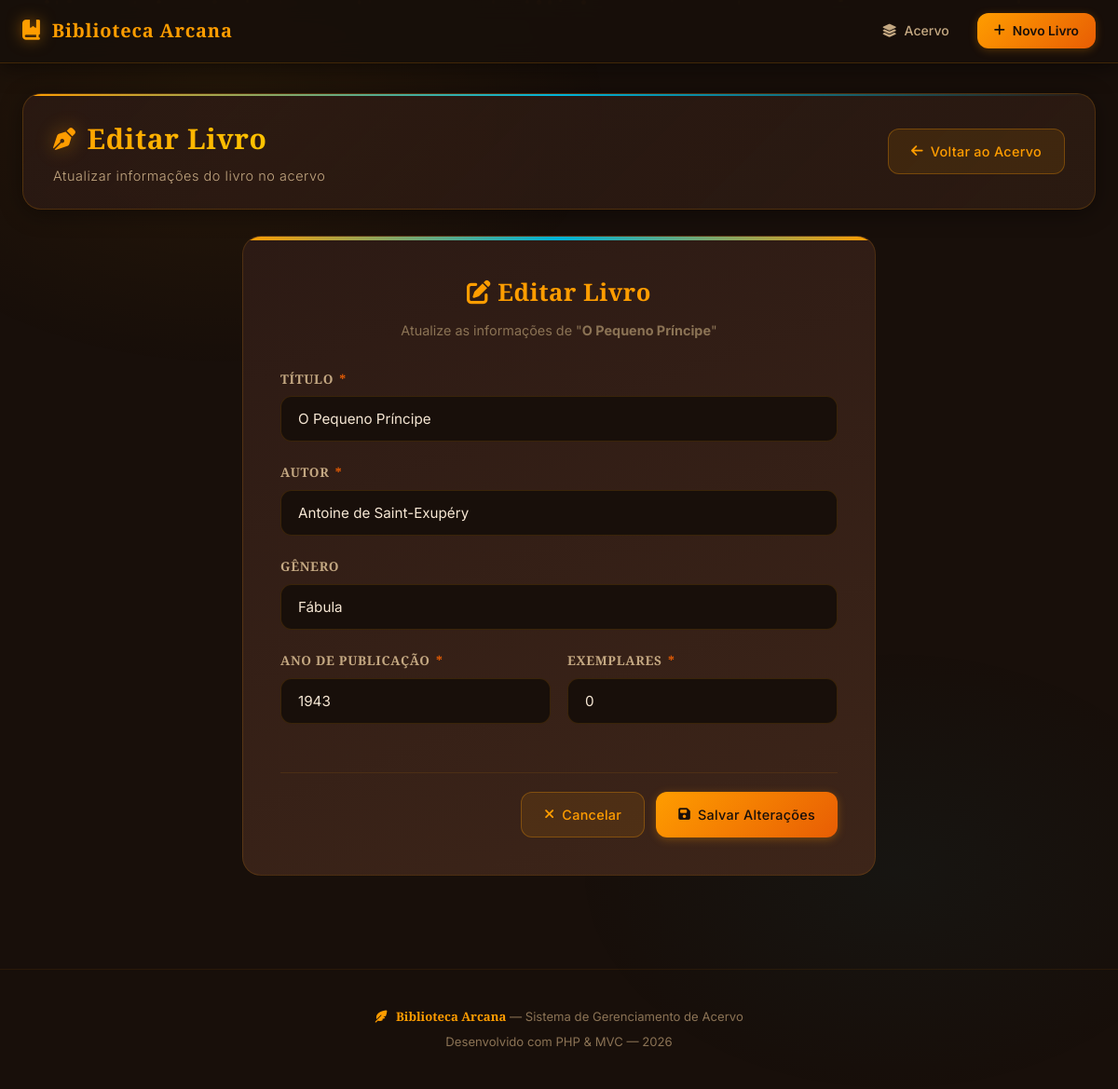
Screenshot of /index.php?acao=editar&id=2 with the database file from the repository.
### tables this page shows
CREATE TABLE `livros` (
  `id` int(11) NOT NULL,
  `titulo` varchar(255) NOT NULL,
  `autor` varchar(255) NOT NULL,
  `genero` varchar(100) NOT NULL DEFAULT '',
  `ano` int(11) NOT NULL,
  `quantidade` int(11) NOT NULL DEFAULT 0,
  `criado_em` timestamp NOT NULL DEFAULT current_timestamp(),
  `atualizado_em` timestamp NOT NULL DEFAULT current_timestamp() ON UPDATE current_timestamp()
);

### controllers/LivroController.php (called while the page is built, shortened)
<?php
require_once __DIR__ . '/../models/Livro.php';
class LivroController
{
    public function editar(): void
    {
        $id = (int) ($_GET['id'] ?? 0);
        $livro = Livro::buscarPorId($id);
        $dados = $_SESSION['dados'] ?? $livro;
        require __DIR__ . '/../views/livro/editar.php';
    }
}

### index.php (called while the page is built, shortened)
<?php
require_once __DIR__ . '/controllers/LivroController.php';
$controller = new LivroController();
$acao = $_GET['acao'] ?? 'index';
match ($acao) {
    'criar' => $controller->criar(),
    'salvar' => $controller->salvar(),
    'editar' => $controller->editar(),
    'atualizar' => $controller->atualizar(),
    'excluir' => $controller->excluir(),
    default => $controller->index(),
};

### models/Livro.php (called while the page is built, shortened)
<?php
class Livro
{
    public static function buscarPorId(int $id): array|false
    {
        $pdo = getConnection();
        $stmt = $pdo->prepare("SELECT * FROM livros WHERE id = :id LIMIT 1");
        $stmt->execute([':id' => $id]);
        return $stmt->fetch();
    }
}

### views/livro/editar.php (the view, shortened to what this page needs)
<?php
require __DIR__ . '/../layout/header.php';
?>
<div class="container">
    <header class="page-header">
        <div class="page-header__left">
            <h1 class="page-header__title">
                <i class="fa-solid fa-pen-nib"></i> Editar Livro
            </h1>
            <p class="page-header__subtitle">Atualizar informações do livro no acervo</p>
        </div>
        <div class="page-header__right">
            <a href="index.php" class="btn btn--secondary">
                <i class="fa-solid fa-arrow-left"></i> Voltar ao Acervo
            </a>
        </div>
    </header>
    <div class="form-page">
        <div class="form-card">
            <h2 class="form-card__title"><i class="fa-solid fa-pen-to-square"></i> Editar Livro</h2>
            <p class="form-card__subtitle">Atualize as informações de
                "<strong><?= htmlspecialchars($livro['titulo']) ?></strong>"</p>
            <form action="index.php?acao=atualizar" method="POST">
                <div class="form-group">
                    <label for="titulo">Título <span class="required">*</span></label>
                    <input type="text" id="titulo" name="titulo" class="form-control" placeholder="Ex: Dom Casmurro"
                        value="<?= htmlspecialchars($dados['titulo'] ?? '') ?>" required>
                </div>
                <div class="form-group">
                    <label for="autor">Autor <span class="required">*</span></label>
                    <input type="text" id="autor" name="autor" class="form-control" placeholder="Ex: Machado de Assis"
                        value="<?= htmlspecialchars($dados['autor'] ?? '') ?>" required>
                </div>
                <div class="form-group">
                    <label for="genero">Gênero</label>
                    <input type="text" id="genero" name="genero" class="form-control"
                        placeholder="Ex: Romance, Ficção Científica, Poesia…"
                        value="<?= htmlspecialchars($dados['genero'] ?? '') ?>">
                </div>
                <div class="form-row">
                    <div class="form-group">
                        <label for="ano">Ano de Publicação <span class="required">*</span></label>
                        <input type="number" id="ano" name="ano" class="form-control" placeholder="Ex: 1899" min="0"
                            max="<?= date('Y') ?>" value="<?= htmlspecialchars($dados['ano'] ?? '') ?>" required>
                    </div>
                    <div class="form-group">
                        <label for="quantidade">Exemplares <span class="required">*</span></label>
                        <input type="number" id="quantidade" name="quantidade" class="form-control" placeholder="Ex: 3"
                            min="0" value="<?= htmlspecialchars($dados['quantidade'] ?? '') ?>" required>
                    </div>
                </div>
                <div class="form-actions">
                    <a href="index.php" class="btn btn--secondary"><i class="fa-solid fa-xmark"></i> Cancelar</a>
                    <button type="submit" class="btn btn--primary"><i class="fa-solid fa-floppy-disk"></i> Salvar
                        Alterações</button>
                </div>
            </form>
        </div>
    </div>
</div>
<?php require __DIR__ . '/../layout/footer.php'; ?>

### rows the page displays
livros: titulo "O Pequeno Príncipe", autor "Antoine de Saint-Exupéry", genero "Fábula", ano "1943", quantidade "0"
